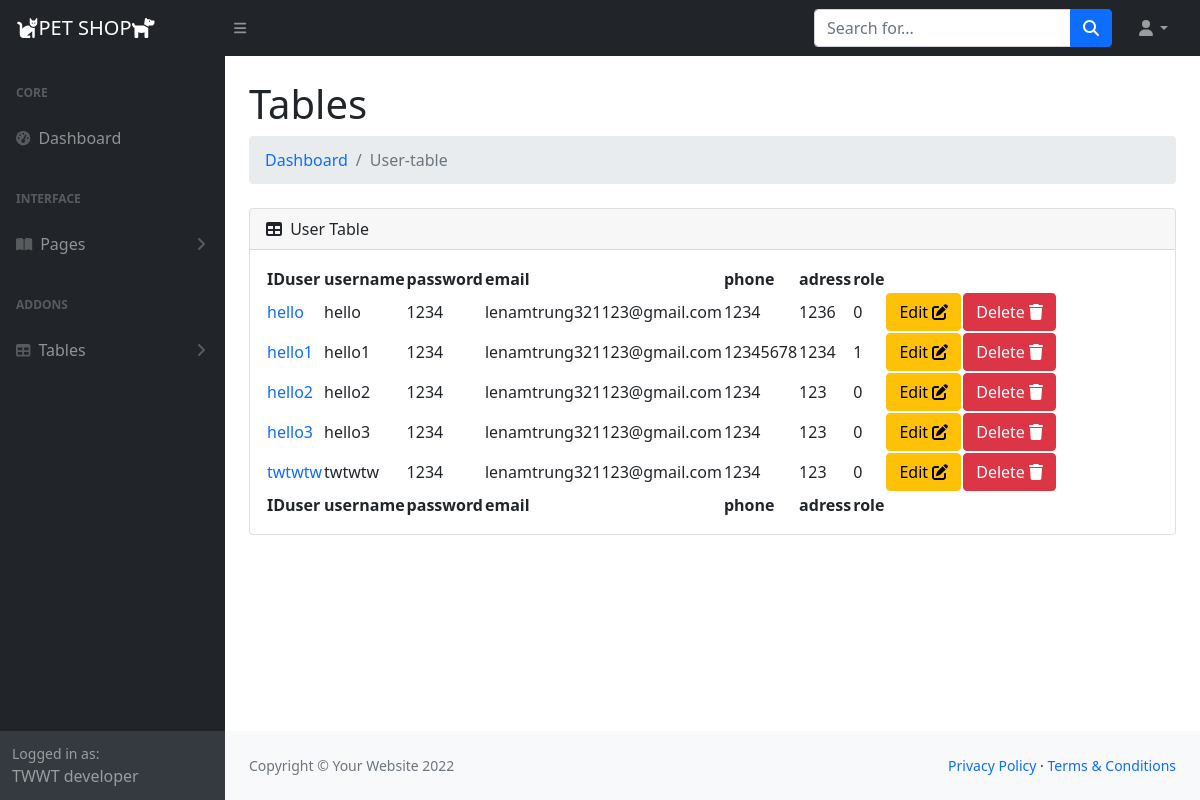
Page /admin/User-table.php on the committed database.
### tables this page shows
CREATE TABLE `users` (
  `IDuser` int(11) NOT NULL,
  `username` varchar(200) NOT NULL,
  `password` varchar(200) NOT NULL,
  `email` varchar(400) NOT NULL,
  `phone` int(12) NOT NULL,
  `adress` text NOT NULL,
  `role` tinyint(1) NOT NULL
);

### backend/Database.php (called while the page is built, shortened)
<?php
class Database
{
    private $host = 'localhost';
    private $db_name = 'pet_shop';
    private $username = 'root';
    private $password = '';
    private $conn;
    public function __construct()
    {
        $this->conn = null;
        try {
            $this->conn = new PDO('mysql:host=' . $this->host . ';dbname=' . $this->db_name, $this->username, $this->password);
            $this->conn->setAttribute(PDO::ATTR_ERRMODE, PDO::ERRMODE_EXCEPTION);
        } catch (PDOException $e) {
            echo 'Connection Error: ' . $e->getMessage();
        }
    }
    public function slectFromUSers()
    {
        $sql = "SELECT * FROM users";
        $stmt = $this->conn->prepare($sql);
        $stmt->execute();
        $result = $stmt->fetchAll(PDO::FETCH_ASSOC);
        return $result;
    }
}

### backend/User.php (the view, shortened to what this page needs)
<?php
include_once(__DIR__ . '/Database.php');
class User {
    private $db;
    public function __construct() {
        $this->db = new Database();
    }
    public function loadDataonTable() {
        $result = $this->db->slectFromUSers();
        foreach ($result as $row) {
            echo "<tr>";
            echo "<td><a href='User-detail.php?id=" . $row['IDuser'] . "'>" . $row['username'] . "</a></td>";
            echo "<td>" . $row['username'] . "</td>";
            echo "<td>" . $row['password'] . "</td>";
            echo "<td>" . $row['email'] . "</td>";
            echo "<td>" . $row['phone'] . "</td>";
            echo "<td>" . $row['adress'] . "</td>";
            echo "<td>" . $row['role'] . "</td>";
            echo "<td><a class='btn btn-warning' href='update_user.php?id=" . $row['IDuser'] . "'>Edit <i class='fas fa-edit'></i></a></td>";
            echo "<td><a class='btn btn-danger' href='delete_user.php?id=" . $row['IDuser'] . "'>Delete <i class='fas fa-trash'></i></a></td>";
            echo "</tr>";
        }
    }
}

### admin/layouts/header.php (style rules this page uses)
a { text-decoration: none; background-color: transparent; }

### rows in the picture
users: username "hello", password "1234", email "lenamtrung321123@gmail.com", phone "1234", adress "1236", role "0"
users: username "hello1", password "1234", email "lenamtrung321123@gmail.com", phone "12345678", adress "1234", role "1"
users: username "hello2", password "1234", email "lenamtrung321123@gmail.com", phone "1234", adress "123", role "0"
users: username "hello3", password "1234", email "lenamtrung321123@gmail.com", phone "1234", adress "123", role "0"
users: username "twtwtw", password "1234", email "lenamtrung321123@gmail.com", phone "1234", adress "123", role "0"
